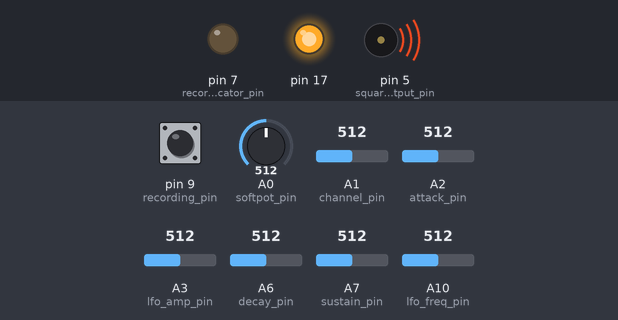
Simulated run of this sketch. Board: Arduino Leonardo, built with avr-gcc and run on an emulated ATmega32U4. Shown: output pins drawn as LEDs (lit = HIGH), buzzer (waves = sounding). The test bench sets the inputs (shaded band); at power-on: pin 9 (recording_pin) HIGH, A0 (softpot_pin) = 512, A1 (channel_pin) = 512, A2 (attack_pin) = 512, A3 (lfo_amp_pin) = 512, A6 (decay_pin) = 512, A7 (sustain_pin) = 512, A10 (lfo_freq_pin) = 512. Pins used as bus, display or sensor lines are not drawn.

Above: at 1.2 s.
1.3 s: pin 9 (recording_pin) pulled LOW for 0.15 s
At 2.5 s:
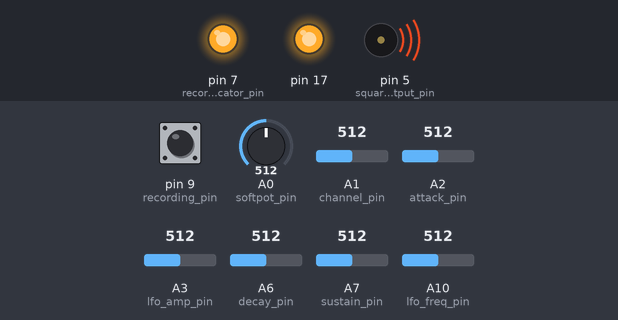
2.9 s: pin 9 (recording_pin) pulled LOW for 1 s
At 3.5 s:
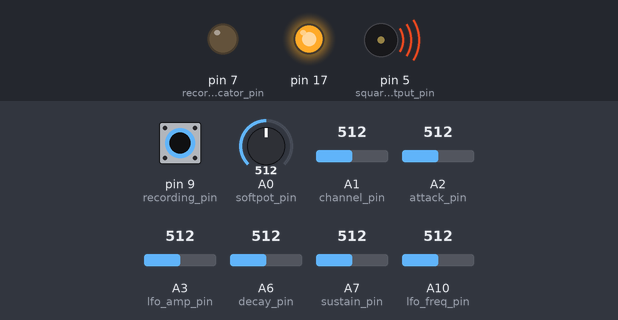
5.4 s: pin 9 (recording_pin) pulled LOW for 3.2 s
At 7.3 s:
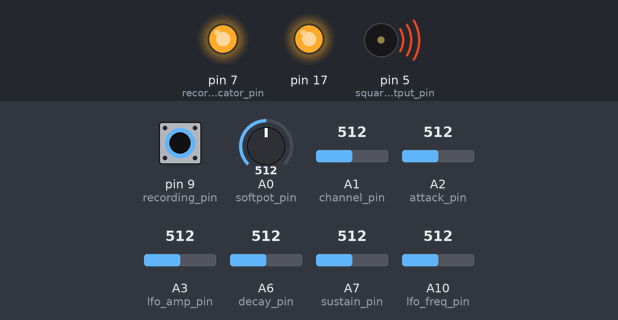
Timing chart, 0 to 16.1 s (numbered marks = the images above; inputs shaded):
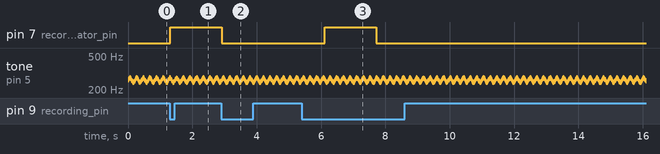

The sketch:

usbmidicontroller.ino
```cpp
#include "MIDIUSB.h"
#include <SPI.h>

const int softpot_pin = A0;
const int channel_pin = A1;
const int attack_pin = A2;
const int decay_pin = A6;
const int sustain_pin = A7;
const int release_pin = A8;
const int lfo_freq_pin = A10;
const int lfo_amp_pin = A3;
const int square_output_pin = 5;
const int recording_pin = 9;
const int recording_indicator_pin = 7;
bool isRecording = false;
bool isWaiting = false;
bool canCheckRecord = true;
int num_recorded_notes = 0;
int rec_timestamp = 0;
int prevNote = 0;
int prevNote_index = 0;
int prevPot = 0;
int channel = 0;
int noteMap[25][2] = {{349, 48}, {359, 49}, {371, 50}, {382, 51}, {395, 52}, {409, 53},
                {423, 54}, {438, 55}, {455, 56}, {470, 57}, {490, 58}, {510, 59},
                {531, 60}, {556, 61}, {580, 62}, {609, 63}, {640, 64}, {675, 65},
                {710, 66}, {753, 67}, {800, 68}, {850, 69}, {910, 70}, {975, 71}, {1024, 72}};

const int SIZE = 300;
int track[SIZE][3]; // [SIZE][channel, note, timestamp]

bool channel_ready[10] = {0, 0, 0, 0, 0, 0, 0, 0, 0, 0};

int track_length = 0;
bool track_ready = false;
unsigned long track_start = 0;
int currNote = 0;

bool play_semitones = false;
int start_pot = 0;

int cs_pin = 3;
unsigned long attack_start = 0;
int last_vol_level = 0;
bool released = false;
unsigned long release_start = 0;
bool decaying = false;
unsigned long decay_start = 0;

void setup() {
  pinMode(softpot_pin, INPUT);
  pinMode(channel_pin, INPUT);
  pinMode(square_output_pin, OUTPUT);
  pinMode(recording_pin, INPUT_PULLUP);
  pinMode(recording_indicator_pin, OUTPUT);
  pinMode(attack_pin, INPUT);
  pinMode(decay_pin, INPUT);
  pinMode(sustain_pin, INPUT);
  pinMode(release_pin, INPUT);
  pinMode(cs_pin, OUTPUT);
  pinMode(lfo_freq_pin, INPUT);
  pinMode(lfo_amp_pin, INPUT);
  SPI.begin();
  Serial.begin(9600);

}

void loop() {

  digitalWrite(cs_pin, LOW);
  SPI.transfer(0);

  // Attack
  if (attack_start != 0) {
    released = false;
    int a_duration = 2 * analogRead(attack_pin); // "A" potentiometer
    delay(2);
    float a_done = (float)(millis() - attack_start) / (float)a_duration;

    if (a_done <= 1.0) {

      last_vol_level = (int)(a_done * 128);
    } else {
      last_vol_level = 128;
      attack_start = 0;
      decaying = true;
      decay_start = millis();
    }
    SPI.transfer(last_vol_level);
  }

  // Decay to sustain level
  if (decaying) {
    int sustain_level = map(analogRead(sustain_pin), 0, 1023, 0, 128);
    delay(2);
    int d_duration = analogRead(decay_pin);
    delay(2);
    if (d_duration == 0) d_duration = 10;
    float d_done = (float)(millis() - decay_start) / (float)d_duration; // percent done with decay stage
    if (d_done <= 1.0) {
      last_vol_level = map(d_done * 100.0, 0, 100, 128, sustain_level); // map percent completion to max volume -> sustain level
    } else {
      last_vol_level = sustain_level;
      decaying = false;
    }
    SPI.transfer(last_vol_level);
  }

  // Release
  if (released) {
    decaying = false;
    int r_duration = analogRead(release_pin); // "R" potentiometer
    delay(2);
    float r_done = (float)(millis() - release_start) / (float)r_duration;
    if (r_done <= 1.0) {
      SPI.transfer((int) ((1 - r_done) * last_vol_level)); // Start at previous volume level rather than the max
    } else {
      SPI.transfer(0);
      noTone(square_output_pin);
    }
  }

  //int bend = analogRead(joystick_y_pin);
  //Serial.println(map(bend, 0, 1023, -8192, 8192));
  //pitchBend(channel, map(bend, 0, 1023, -8190, 8190));

  //Serial.print(bend); Serial.print(", "); Serial.println(y);
  int softpot = analogRead(softpot_pin);
  delay(2);
  if (softpot < 10) softpot = 0;
  //Serial.println(softpot);
  if (softpot != 0) {
    int note = checkNote(softpot);

    /////////////////// SQUARE WAVE //////////////////////////////////////
    ////////////////////////////////////////////////////////////////////

    int noteIndex = 0;
      for (int i = 0; i < 25; i++) {
        if (noteMap[i][1] == note) {
          noteIndex = i;
          break;
        }
      }
    int prev_pot_val;
    if (noteIndex == 0) prev_pot_val = 0;
    else prev_pot_val = noteMap[noteIndex - 1][0];

    // Calculate semitones to be added if sliding is enabled
    float semitone = (float)(softpot - prev_pot_val) / (float)(noteMap[noteIndex][0] - prev_pot_val);

    // Calculate LFO variables for vibrato
    float lfo_amplitude = analogRead(lfo_amp_pin) / 500.0;
    delay(2);
    float lfo_freq = map(analogRead(lfo_freq_pin), 0, 1023, 50, 15); // 25 sounds normal, higher = slower; lower = faster
    delay(2);
    float lfo_offset = lfo_amplitude * sin((float)millis() / lfo_freq);

    unsigned int midi_to_freq;
    if (play_semitones) {
      midi_to_freq = (unsigned int) (440.0 * (pow(2.0, (float)(((note + semitone + lfo_offset) - 69) / 12.0))));
      if (abs(prevNote_index - noteIndex > 1)) {
        start_pot = softpot;
        SPI.transfer(0);
        attack_start = millis();
      }
    } else {
      midi_to_freq = (unsigned int) (440.0 * (pow(2.0, (float)(((note + lfo_offset) - 69) / 12.0))));
      if (prevNote == 0 || abs(prevNote_index - noteIndex) > 1) {
        start_pot = softpot;
        SPI.transfer(0);
        attack_start = millis();
      }
    }
    tone(square_output_pin, midi_to_freq);

    // Check if finger slides along softpot or if it jumps notes
    if (abs(softpot - start_pot) > ((noteMap[noteIndex][0] - prev_pot_val) * 0.5) && prevNote != 0 && abs(prevNote_index - noteIndex) < 2)
      play_semitones = true;
    if (abs(prevNote_index - noteIndex) > 1) {
      play_semitones = false;
      SPI.transfer(0);
      attack_start = millis();
    }

    /////////////////// END SQUARE WAVE /////////////////////////////////////////////
    ///////////////////////////////////////////////////////////////////////////////


    if (prevNote != note && !channel_ready[channel]) {

      //noteOn(channel, note, 64);    // Live playing
      //allNotesOff(note, channel);

      if (isRecording && num_recorded_notes < SIZE) {
        track[num_recorded_notes][0] = channel;      // Recording
        track[num_recorded_notes][1] = note;
        track[num_recorded_notes][2] = millis() - rec_timestamp;
        num_recorded_notes++;
      }
    }
    prevNote = note;
    prevPot = softpot;
    prevNote_index = noteIndex;
  }
  else {
    if (!channel_ready[channel]) {
      // Midi
      //allNotesOff(0, channel);    // Live
      // Set release phase to begin (square wave output only)
      if (prevNote != 0) {
        released = true;
        release_start = millis();
      }
      attack_start = 0;
      play_semitones = false;

      prevNote = 0;

      if (isRecording && num_recorded_notes < SIZE && track[num_recorded_notes - 1][1] != -1) {
        track[num_recorded_notes][0] = channel; // Recording
        track[num_recorded_notes][1] = -1; // absurd note number to indicate all notes off
        track[num_recorded_notes][2] = millis() - rec_timestamp;
        num_recorded_notes++;
      }
    }
  }
  // Looping
  if (track_ready) {
    // If time has passed when the next note is scheduled to play
    if (millis() - track_start >= track[currNote][2]) {
      // Notes off message
      if (track[currNote][1] == -1) {
        //allNotesOff(0, track[currNote][0]);
      }
      else {
        // All other messages, play only if channel is ready (i.e. not currently recording on the channel)
        if (track[currNote][1] != 0 && channel_ready[track[currNote][0]]) {
          //noteOn(track[currNote][0], track[currNote][1], 64);
          //allNotesOff(track[currNote][1], track[currNote][0]);
        }
      }
      currNote++;
    }
    if ((unsigned long)(millis() - track_start) >= track_length) {
      // All additional tracks beyond the first, so all tracks are the same length
      if (isRecording) {
        isRecording = false;
        sort(track);
        channel_ready[channel] = true;
      }
      // Start 2nd, 3rd, etc. track at the same time as the others repeat so all tracks are the same length
      if (isWaiting) {
        isWaiting = false;
        isRecording = true;
        rec_timestamp = millis();
      }
      // General reset
      currNote = 0;
      track_start = millis();
    }
  }

  //MidiUSB.flush();

  checkRecordingStatus(isRecording);
  digitalWrite(recording_indicator_pin, isRecording);

  int channel_data = analogRead(channel_pin);
  //Serial.println(channel_data);
  channel = map(channel_data, 0, 1023, 0, 5);
  if (channel_data > 1000) channel = 15;

  digitalWrite(cs_pin, HIGH);
  delay(10);

}

//////////////////////////////////////////////////
//////////// MIDIUSB control functions //////////

void noteOn(byte channel, byte pitch, byte velocity) {
  midiEventPacket_t noteOn = {0x09, 0x90 | channel, pitch, velocity};
  MidiUSB.sendMIDI(noteOn);
}

void noteOff(byte channel, byte pitch, byte velocity) {
  midiEventPacket_t noteOff = {0x08, 0x80 | channel, pitch, velocity};
  MidiUSB.sendMIDI(noteOff);
}

void controlChange(byte channel, byte control, byte value) {
  midiEventPacket_t event = {0x0B, 0xB0 | channel, control, value};
  MidiUSB.sendMIDI(event);
}

void programChange(byte channel, byte program) {
  midiEventPacket_t pc = {0x0C, 0xC0 | channel, program, 0};
  MidiUSB.sendMIDI(pc);
}

// Value range: -8192 to +8192
void pitchBend(byte channel, int value) {
  unsigned int change = 0x2000 + value;  //  0x2000 = 8192 ---> Convert +/- 8192 to 0 - 16383
  unsigned char low = change & 0x7F;  // Low 7 bits ----> & 127 removes all upper bits
  unsigned char high = (change >> 7) & 0x7F;  // High 7 bits ----> Shift 7 to remove lsb, then & 127 to get only msb

  midiEventPacket_t bend = {0x0E, 0xE0 | channel, low, high};
  MidiUSB.sendMIDI(bend);
}

///////////////////////////// END Midi USB control functions ////////////////
////////////////////////////////////////////////////////////////////////////

// Turns off all notes EXCEPT the parameter on the given channel
void allNotesOff(int on, int ch) {
  for (int i = 0; i < 25; i++) {
    if (noteMap[i][1] != on) {
      noteOff(ch, noteMap[i][1], 64);
    }
  }
}

// Map potentiometer input to midi note values
int checkNote(int pot) {
  int i = 24;
  int num = noteMap[i][0];
  while ((pot < num) && (i > 0)) {
    i--;
    num = noteMap[i][0];
  }
  if (pot < 349) return noteMap[i][1];
  return noteMap[i + 1][1];
}

void recordNewTrack() {
  isRecording = true;
}

// Insertion sort
void sort(int arr[SIZE][3]) {
  for (int i = 1; i < SIZE; i++) {
    if (arr[i][2] != 0) {
      for (int j = i; j > 0 && arr[j - 1][2] > arr[j][2]; j--) {
        int temp[3];
        temp[0] = arr[j - 1][0];
        temp[1] = arr[j - 1][1];
        temp[2] = arr[j - 1][2];
        arr[j - 1][0] = arr[j][0];
        arr[j - 1][1] = arr[j][1];
        arr[j - 1][2] = arr[j][2];
        arr[j][0] = temp[0];
        arr[j][1] = temp[1];
        arr[j][2] = temp[2];

      }
    }
  }
}

void checkRecordingStatus(bool wasRecording) {
  int button_pressed = digitalRead(recording_pin);
  if (millis() - rec_timestamp > 250 && canCheckRecord) {
    if (wasRecording == false && button_pressed == 0) {
      // First track
      if (track_length == 0) {
        isRecording = true;
        rec_timestamp = millis();
        channel_ready[channel] = false;
      } else {
        // Some tracks already exist
        isWaiting = true;
      }
      canCheckRecord = false;
    }
    if (wasRecording == true && button_pressed == 0) {
      // End of recording first track, set up & prepare track
      if (track_length == 0) {
        isRecording = false;
        track_length = millis() - rec_timestamp;
        track_ready = true;
        channel_ready[channel] = true;
        track_start = millis();
        rec_timestamp = millis();
        canCheckRecord = false;
      }
    }
  }
  if (button_pressed == 1) {
    canCheckRecord = true;
  }
}
```

Measured:
- after the input at 1.3 s, pin 7 (recording_indicator_pin): LOW → HIGH at once
- after the input at 2.9 s, pin 7 (recording_indicator_pin): HIGH → LOW at once
- after the input at 5.4 s, pin 7 (recording_indicator_pin): LOW → HIGH after 0.72 s, → LOW 1.6 s later
- by itself, tone on pin 5 (square_output_pin): plays 268 Hz for 0.02 s, 274 Hz for 0.02 s, 277 Hz for 0.02 s, 276 Hz for 0.02 s, 270 Hz for 0.02 s, 262 Hz for 0.02 s … (613 notes in this stretch)
